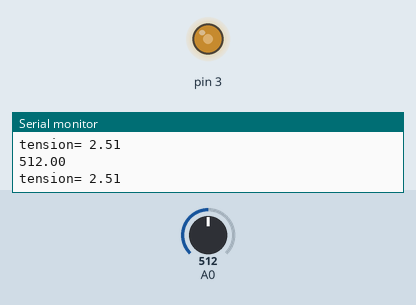
Simulated run of this sketch. Board: Arduino Uno, built with avr-gcc and run on an emulated ATmega328P. On the bench: output pins drawn as LEDs (lit = HIGH), the last lines printed to the serial monitor. Inputs (shaded band) come from the test bench; at power-on: A0 = 512.

Above: at 1.3 s.
1.4 s: A0 set to 716
At 1.9 s:
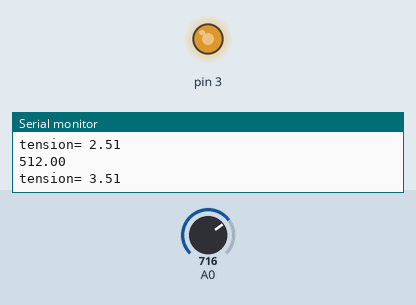
3.0 s: A0 set to 900
At 4.2 s:
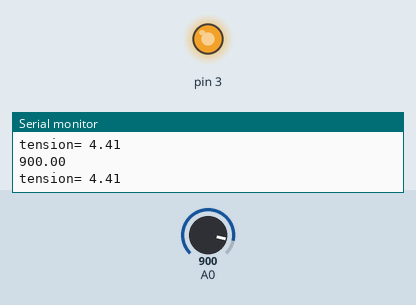
4.5 s: A0 set to 122
At 5.6 s:
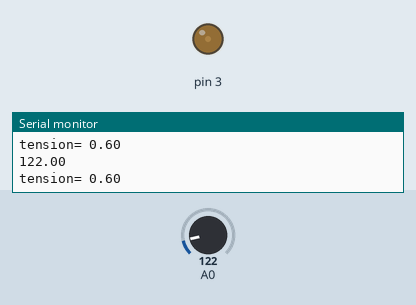
6.0 s: A0 set to 0
At 6.9 s:
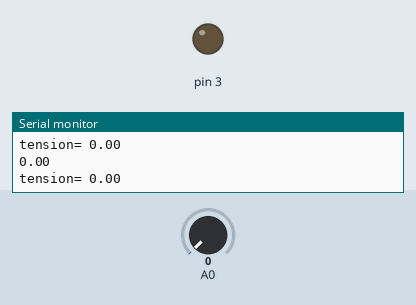
Timing chart, 0 to 8.5 s (numbered marks = the images above; inputs shaded):
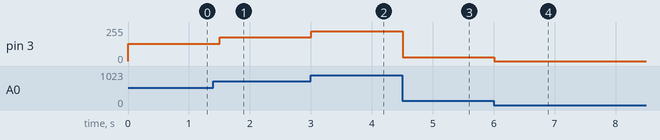

Measured:
- after the input at 1.4 s, pin 3: 128/255 → 179/255 after 0.10 s
- after the input at 3.0 s, pin 3: 179/255 → 225/255 at once
- after the input at 4.5 s, pin 3: 225/255 → 30/255 at once
- after the input at 6.0 s, pin 3: 30/255 → 0/255 at once

The sketch:

potentio.ino
```cpp
float potentio=0;
float tension=0;
float var=255/5;
float dio=0;
int i=0;
void setup() {
Serial.begin(9600);
}

void loop() {
  Serial.println(potentio);
  potentio=analogRead(0);
  tension=potentio/204,6 ;
  Serial.print("tension= ");
  Serial.println( tension);
  dio= tension*var;
  analogWrite(3,dio);
  delay(500);

//  for(i=0;i<=255;i++){
//    analogWrite(3,i);
//    delay(10);
//  }


}
```
